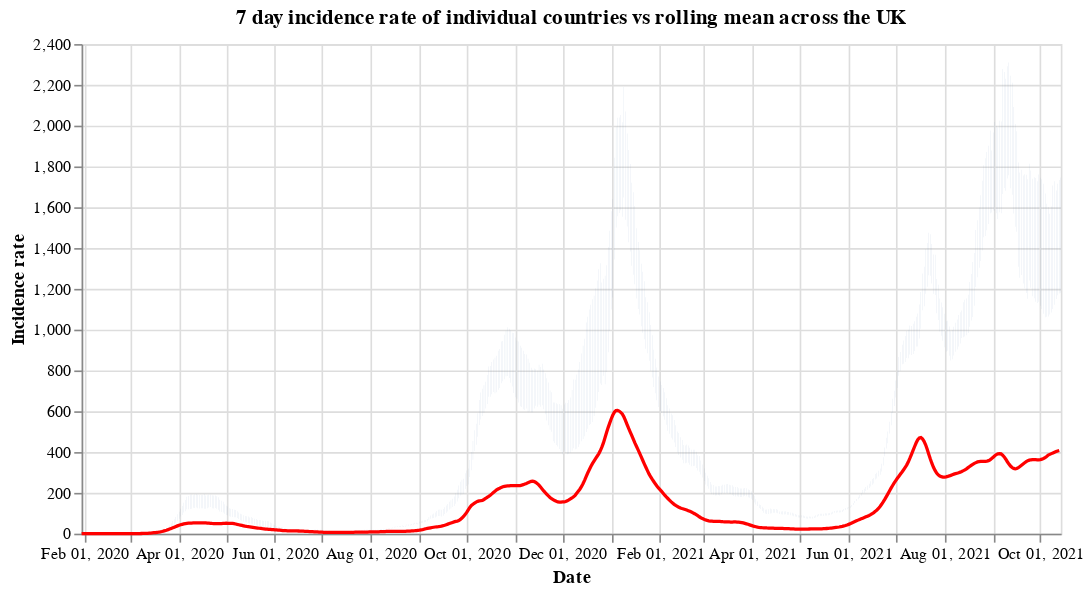

The cell this chart's notebook holds for it:
### Code cell
#collapse
countries = uk_cases['areaName'].unique()
countries.sort()

selection = alt.selection_single(
    name='Select',
    fields=['areaName'],
    init={'areaName': 'Wales'},
    bind={'areaName': alt.binding_select(options=countries)}
)

# scatter plot, modify opacity based on selection
bars = alt.Chart(uk_cases).mark_bar().add_selection(
    selection
).encode(
    x=alt.X("yearmonthdate(date):T", axis=alt.Axis(title='Date')),
    y=alt.Y("weeklyCasesRate:Q", axis=alt.Axis(title='Incidence rate')),
    tooltip='weeklyCasesRate:Q',
    opacity=alt.condition(selection, alt.value(1), alt.value(0))
).properties(title=f'7 day incidence rate of individual countries vs rolling mean across the UK', width=600)

line = alt.Chart(overview_cases).mark_line(
    color='red',
    size=2,
).transform_window(
    rolling_mean='mean(weeklyCasesRate)',
    frame=[0, 7]
).encode(
    x='yearmonthdate(date):T',
    y='rolling_mean:Q'
)

alt.layer(bars, line)

### Figure 1 — Vega-Lite specification as saved in the notebook (floating-point values rounded to 4 significant figures; data arrays with more than 128 entries replaced by an {"elided": "..."} marker saying what was removed)
{"config": {"view": {"continuousWidth": 400, "continuousHeight": 300}}, "layer": [{"data": {"name": "data-c5e733f06bc81862e470872193c7f9ad"}, "mark": "bar", "encoding": {"opacity": {"condition": {"value": 1, "selection": "Select"}, "value": 0}, "tooltip": {"type": "quantitative", "field": "weeklyCasesRate"}, "x": {"type": "temporal", "axis": {"title": "Date"}, "field": "date", "timeUnit": "yearmonthdate"}, "y": {"type": "quantitative", "axis": {"title": "Incidence rate"}, "field": "weeklyCasesRate"}}, "selection": {"Select": {"type": "single", "fields": ["areaName"], "init": {"areaName": "Wales"}, "bind": {"areaName": {"input": "select", "options": ["England", "Northern Ireland", "Scotland", "Wales"]}}}}, "title": "7 day incidence rate of individual countries vs rolling mean across the UK", "width": 600}, {"data": {"name": "data-aea9626913ef0d5c7df4ec7b2e9ff702"}, "mark": {"type": "line", "color": "red", "size": 2}, "encoding": {"x": {"type": "temporal", "field": "date", "timeUnit": "yearmonthdate"}, "y": {"type": "quantitative", "field": "rolling_mean"}}, "transform": [{"window": [{"op": "mean", "field": "weeklyCasesRate", "as": "rolling_mean"}], "frame": [0, 7]}]}], "$schema": "https://vega.github.io/schema/vega-lite/v4.8.1.json", "datasets": {"data-c5e733f06bc81862e470872193c7f9ad": {"elided": "2400 records"}, "data-aea9626913ef0d5c7df4ec7b2e9ff702": {"elided": "623 records"}}}
